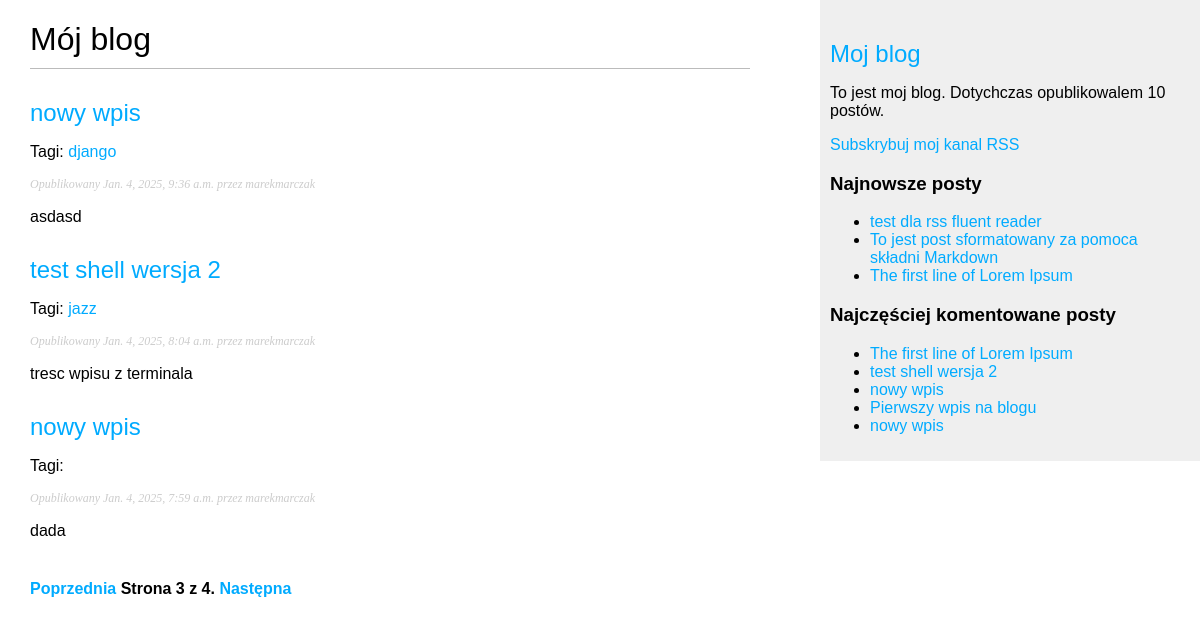
Page /blog/?page=3 on the committed database.
### blog/models.py (models this page shows, shortened)
class Post(models.Model):
    class Status(models.TextChoices):
        DRAFT = 'DF', 'Roboczy'
        PUBLISHED = 'PB', 'Opublikowany'
    title = models.CharField(max_length=250)
    slug = models.SlugField(max_length=250, unique_for_date='publish')
    author = models.ForeignKey(User,
                               on_delete=models.CASCADE,
                               related_name='blog_posts')
    body = models.TextField()
    publish = models.DateTimeField(default=timezone.now)
    created = models.DateTimeField(auto_now_add=True)
    updated = models.DateTimeField(auto_now=True)
    status = models.CharField(max_length=2,
                              choices=Status.choices,
                              default=Status.DRAFT)
    tags = TaggableManager()
    objects = models.Manager()
    published = PublishedManager()
    class Meta:
        ordering = ['-publish']
        indexes = [
            models.Index(fields=['-publish'])
        ]
    def get_absolute_url(self):
        return reverse('blog:post_detail', args=[self.publish.year, self.publish.month, self.publish.day, self.slug])

### blog/views.py (the view)
# urls.py: path("", views.post_list, name="post_list"),
def post_list(request, tag_slug=None):
    post_list = Post.published.all()
    templatefilename = 'blog/post/list.html'
    tag = None
    if tag_slug:
        tag = get_object_or_404(Tag, slug=tag_slug)
        post_list = post_list.filter(tags__in=[tag])
    paginator = Paginator(post_list, 3)
    page_number = request.GET.get('page', 1)
    try:
        posts = paginator.page(page_number)
    except EmptyPage:
        posts = paginator.page(paginator.num_pages)
    except PageNotAnInteger:
        posts = paginator.page(1)
    context = {
        'posts': posts,
        'tag': tag
    }
    return render(request, templatefilename, context)

### blog/models.py (called while the page is built)
    def get_queryset(self):
        return super().get_queryset().filter(status=Post.Status.PUBLISHED)

### blog/templatetags/blog_tags.py (called while the page is built)
@register.simple_tag
def total_posts():
    return Post.published.count()

@register.inclusion_tag('blog/post/latest_posts.html')
def show_latest_posts(count=5):
    latest_posts = Post.published.order_by('-publish')[:count]
    return {'latest_posts': latest_posts}

@register.simple_tag
def get_most_commented_posts(count=5):
    return Post.published.annotate(total_comments=Count('comments')).order_by('-total_comments')[:count]

@register.filter(name='markdown')
def markdown_format(text):
    return mark_safe(markdown.markdown(text))

### blog/templates/blog/post/list.html (shortened to what this page needs)
{% extends "blog/base.html" %}
{% load blog_tags %}
{% block content %}
    <h1>Mój blog</h1>
    {% for post in posts %}
        <h2>
            <a href='{{post.get_absolute_url}}'>{{ post.title }}</a>
        </h2>
        <p class="tags">Tagi:
            {% for tag in post.tags.all %}
                <a href="{% url 'blog:post_list_by_tag' tag.slug %}">
                    {{ tag.name }}
                </a>
            {% endfor %}
        </p>
        <p class='date'>Opublikowany {{ post.publish }} przez {{ post.author }}</p>
        {{ post.body|markdown|truncatewords_html:30 }}
    {% endfor %}
    {% include "pagination.html" with page=posts %}
{% endblock content %}

### blog/templates/blog/base.html (shortened to what this page needs)
{% load blog_tags %}
{% load static %}
<!DOCTYPE html>
<html lang="en">
<head>
    <link rel="stylesheet" href="{% static 'css/blog.css' %}">
</head>
<body>
    <div id="content">
        {% block content %}
        {% endblock content %}
    </div>
    <div id="sidebar">
        <h2><a href="{% url 'blog:post_list' %}">Moj blog</a></h2>
        <p>To jest moj blog.
            Dotychczas opublikowalem {% total_posts %} postów.
        </p>
        <p>
            <a href="{% url 'blog:post_feed' %}">
                Subskrybuj moj kanal RSS
            </a>
        </p>
        <h3>Najnowsze posty</h3>
        {% show_latest_posts 3 %}
        <h3>Najczęściej komentowane posty</h3>
        {% get_most_commented_posts as most_commented_posts %}
        <ul>
            {% for post in most_commented_posts %}
                <li>
                    <a href="{{ post.get_absolute_url }}">{{ post.title }}</a>
                </li>
            {% endfor %}
        </ul>
    </div>
</body>
</html>

### blog/templates/blog/post/latest_posts.html
<ul>
    {% for post in latest_posts %}
        <li>
            <a href="{{ post.get_absolute_url }}">{{ post.title }}</a>
        </li>
    {% endfor %}
</ul>

### blog/static/css/blog.css (style rules this page uses)
body { margin:0; padding:0; font-family:helvetica, sans-serif; display: flex; justify-content:space-between ; }
a { color:#00abff; text-decoration:none; }
h1 { font-weight:normal; border-bottom:1px solid #bbb; padding:0 0 10px 0; }
h2 { font-weight:normal; margin:30px 0 0; }
#content { width:60%; padding:0 0 0 30px; }
#sidebar { position: sticky; top: 0; width:30%; padding:10px; background:#efefef; height:100%; }
p.date { color:#ccc; font-family: georgia, serif; font-size: 12px; font-style: italic; }

### rows in the picture
Post: title "nowy wpis", publish "Jan. 4, 2025, 9:36 a.m.", author "marekmarczak", body "asdasd"
Tag: name "django"
Post: title "test shell wersja 2", publish "Jan. 4, 2025, 8:04 a.m.", author "marekmarczak", body "tresc wpisu z terminala"
Tag: name "jazz"
Post: title "nowy wpis", publish "Jan. 4, 2025, 7:59 a.m.", author "marekmarczak", body "dada"
Post: title "test dla rss fluent reader"
Post: title "To jest post sformatowany za pomoca składni Markdown"
Post: title "The first line of Lorem Ipsum"
Post: title "Pierwszy wpis na blogu"

### other values in the picture
{{ page.number }} "3"
{{ page.paginator.num_pages }} "4"
